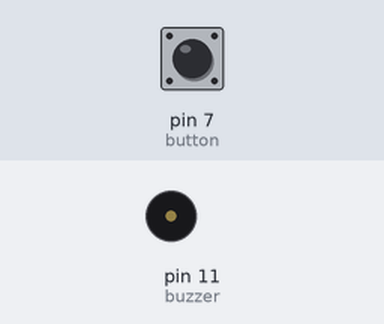
The sketch below on a simulated Arduino Uno, built with avr-gcc and run on an emulated ATmega328P. On the bench: buzzer (waves = sounding). The inputs (shaded band) are chosen by the test bench; at power-on: pin 7 (button) HIGH.

Above: at 1.2 s.
1.3 s: pin 7 (button) pulled LOW for 3.2 s
At 1.9 s:
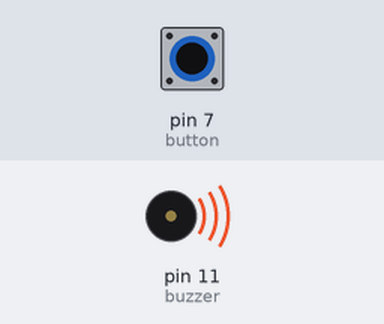
Timing chart, 0 to 5.8 s (numbered marks = the images above; inputs shaded):
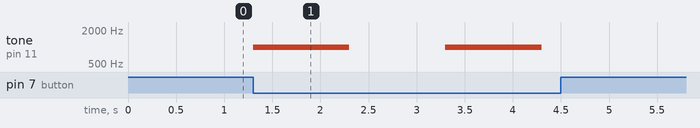

The sketch:

ligarBuzzerBotao.ino
```cpp
const int buzzer =11;
const int button = 7;
void setup()
{
  //Define a porta do led como saida
  pinMode(buzzer, OUTPUT);
  pinMode(button, INPUT_PULLUP);
}

void loop()
{
  int buttonState = digitalRead(7);
  if (buttonState== LOW){
     tone(buzzer, 1000); // Send 1KHz sound signal...
     delay(1000);        // ...for 1 sec
     noTone(buzzer);     // Stop sound...
     delay(1000);
  }
}
```

Measured:
- after the input at 1.3 s, tone on pin 11 (buzzer): alternates 1000 Hz for 1.0 s and silent for 1.0 s, 4 changes in all, then stays silent, starting at once
